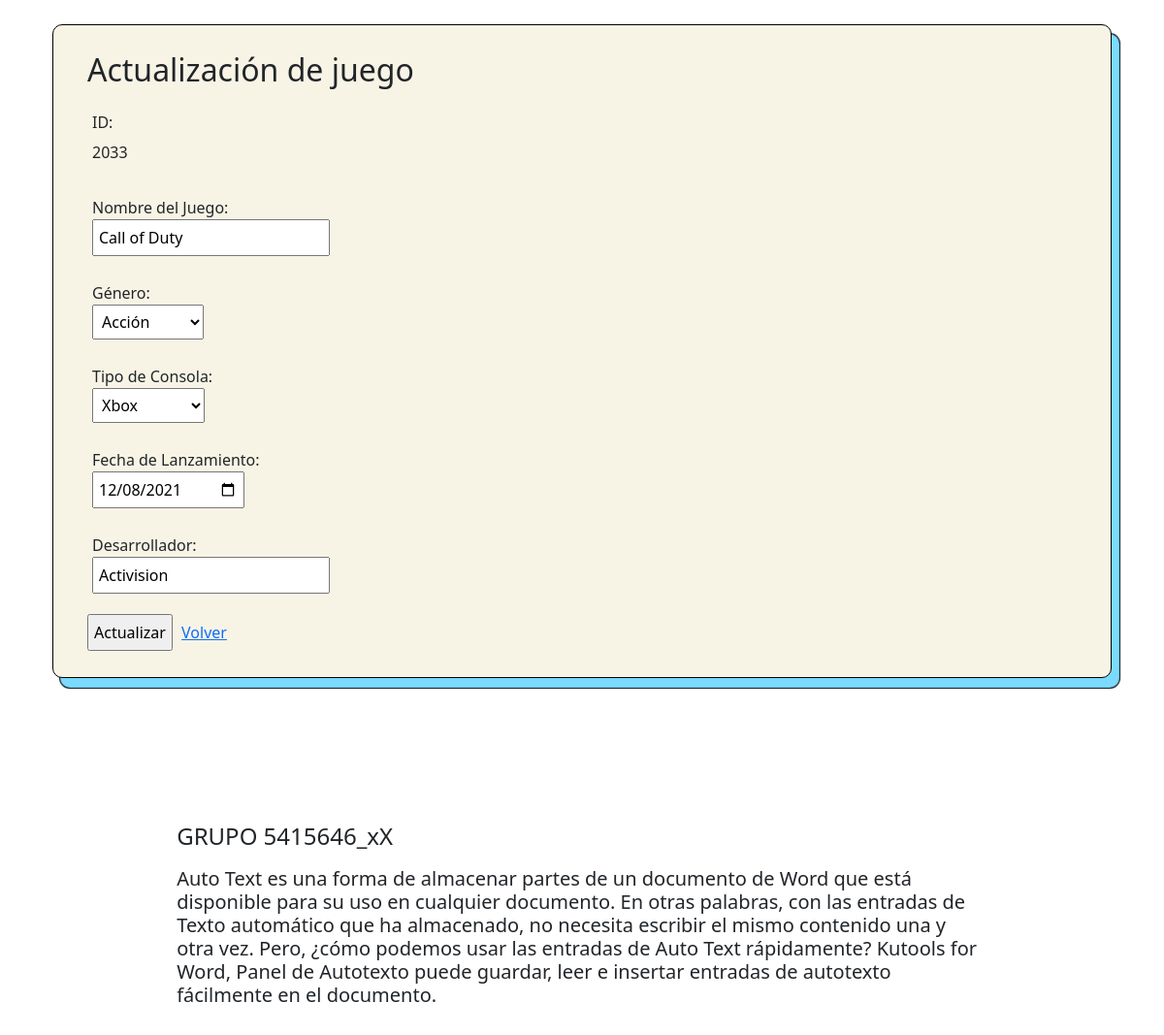
/proyecto/update.php?id=2033, run on the app's committed database.
### tables this page shows
CREATE TABLE `games` (
  `id` int(11) NOT NULL,
  `name` varchar(100) NOT NULL,
  `genero` varchar(250) NOT NULL,
  `console` varchar(30) NOT NULL,
  `añolanzamiento` date NOT NULL,
  `desarrollador` varchar(255) NOT NULL
);

### proyecto/update.php (the view, shortened to what this page needs)
<!DOCTYPE html>
<html style="font-size: 16px">
<head>
    <link href="https://cdn.jsdelivr.net/npm/bootstrap@5.1.3/dist/css/bootstrap.min.css" rel="stylesheet">
    <link rel="stylesheet" href="estilos.css" media="screen" />
</head>
<body class="container">
    <div class="container-fluid" aling="center">
        <div class="formulario">
            <?php
            $servername = "localhost";
            $database = "crud";
            $username = "root";
            $password = "unad2021";
            $conexion = mysqli_connect($servername, $username, $password, $database);
            if (isset($_GET['id'])) {
                $id = $_GET['id'];
                $sql = "SELECT * FROM games WHERE id = '$id'";
                $resultado = mysqli_query($conexion, $sql);
                if (mysqli_num_rows($resultado) > 0) {
                    $row = mysqli_fetch_array($resultado);
                    $id = $row['id'];
                    $genero = $row['genero'];
                    $nombrejuego = $row['name'];
                    $fechalanzamiento = $row['añolanzamiento'];
                    $tipoconsola = $row['console'];
                    $desarrollador =  $row['desarrollador'];
                }
            }
            ?>
            <h2>Actualización de juego</h2>
            <form action="update.php?id=<?php echo $_GET['id']; ?>" method="post">
                <p>ID: <br><input type="text" name="id" value="<?php echo $id; ?>" readonly class="form-control-plaintext"></p>
                <p>Nombre del Juego: <br><input type="text" name="NombreJuego" value="<?php echo $nombrejuego; ?>"></p>
                <p>Género: <br><select name="Genero" value="<?php echo $genero; ?>">
                        <option>Acción</option>
                    </select></p>
                <p>Tipo de Consola: <br><select name="TipoConsola" value="<?php echo $tipoconsola; ?>">
                        <option>Xbox</option>
                    </select></p>
                <p>Fecha de Lanzamiento: <br><input type="date" name="FechaLanzamiento" value="<?php echo $fechalanzamiento; ?>"></p>
                <p>Desarrollador: <br><input type="text" name="Desarrollador" value="<?php echo $desarrollador; ?>"></p>
                <input type="submit" value="Actualizar" name="update">
                <a href='javascript:history.go(-1)'>Volver</a>
                <br>
            </form>
        </div>
        <footer class="pie">
            <div class="pie">
                <h4>GRUPO 5415646_xX</h4>
                <h5>Auto Text es una forma de almacenar partes de un documento de Word que está disponible para su uso en cualquier documento. En otras palabras, con las entradas de Texto automático que ha almacenado, no necesita escribir el mismo contenido una y otra vez. Pero, ¿cómo podemos usar las entradas de Auto Text rápidamente? Kutools for Word, Panel de Autotexto puede guardar, leer e insertar entradas de autotexto fácilmente en el documento.</h5>
            </div>
        </footer>
    </div>
</body>
</html>

### proyecto/estilos.css (style rules this page uses)
* { padding: 5px; }
body { background-image: url("https://image.freepik.com/vector-gratis/fondo-formas-abstractas-verde-acuarela_23-2149080626.jpg"); background-repeat: no-repeat; background-size: cover; display: grid; align-items: center; justify-items: center; }
.formulario { width: auto; background: #f8f4e5; padding: 22px 30px; margin-top: 10px; margin-bottom: 20px; border: 1px solid black; border-radius: 10px; box-shadow: 8px 10px 1px #7bdaff, 8px 10px 1px 1px black; }
.pie { align-content: left; border-radius: 9%; display: flex; flex-direction: row; flex-wrap: wrap; padding: 6%; }
.pie:nth-child(1) { border-radius: 9%; display: flex; flex-direction: row; flex-wrap: wrap; padding-left: 6% }

### data on the page
games: id "2033", NombreJuego "Call of Duty", Genero "Acción", TipoConsola "Xbox", FechaLanzamiento "12/08/2021", Desarrollador "Activision"
